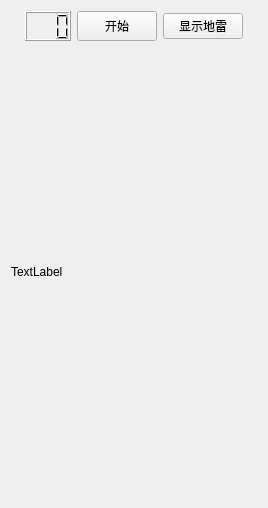
<?xml version="1.0" encoding="UTF-8"?>
<ui version="4.0">
 <class>WinMine</class>
 <widget class="QWidget" name="WinMine">
  <property name="geometry">
   <rect>
    <x>0</x>
    <y>0</y>
    <width>268</width>
    <height>296</height>
   </rect>
  </property>
  <property name="windowTitle">
   <string>WinMine</string>
  </property>
  <layout class="QGridLayout" name="gridLayout">
   <item row="0" column="0">
    <layout class="QHBoxLayout" name="horizontalLayout">
     <item>
      <spacer name="horizontalSpacer">
       <property name="orientation">
        <enum>Qt::Horizontal</enum>
       </property>
       <property name="sizeHint" stdset="0">
        <size>
         <width>40</width>
         <height>20</height>
        </size>
       </property>
      </spacer>
     </item>
     <item>
      <widget class="QLCDNumber" name="lcdNumber">
       <property name="numDigits">
        <number>3</number>
       </property>
      </widget>
     </item>
     <item>
      <widget class="QPushButton" name="pushButton">
       <property name="minimumSize">
        <size>
         <width>0</width>
         <height>30</height>
        </size>
       </property>
       <property name="text">
        <string>开始</string>
       </property>
       <property name="icon">
        <iconset resource="img.qrc">
         <normaloff>:/new/prefix1/qq.gif</normaloff>:/new/prefix1/qq.gif</iconset>
       </property>
      </widget>
     </item>
     <item>
      <widget class="QPushButton" name="pushButton_3">
       <property name="text">
        <string>显示地雷</string>
       </property>
      </widget>
     </item>
     <item>
      <spacer name="horizontalSpacer_2">
       <property name="orientation">
        <enum>Qt::Horizontal</enum>
       </property>
       <property name="sizeHint" stdset="0">
        <size>
         <width>40</width>
         <height>20</height>
        </size>
       </property>
      </spacer>
     </item>
    </layout>
   </item>
   <item row="1" column="0">
    <spacer name="verticalSpacer">
     <property name="orientation">
      <enum>Qt::Vertical</enum>
     </property>
     <property name="sizeHint" stdset="0">
      <size>
       <width>20</width>
       <height>349</height>
      </size>
     </property>
    </spacer>
   </item>
   <item row="2" column="0">
    <widget class="QLabel" name="label">
     <property name="minimumSize">
      <size>
       <width>0</width>
       <height>450</height>
      </size>
     </property>
     <property name="text">
      <string>TextLabel</string>
     </property>
    </widget>
   </item>
  </layout>
 </widget>
 <layoutdefault spacing="6" margin="11"/>
 <resources>
  <include location="img.qrc"/>
 </resources>
 <connections/>
</ui>
